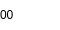
<?xml version="1.0" encoding="UTF-8"?>
<ui version="4.0">
 <class>FPS_Counter</class>
 <widget class="QWidget" name="FPS_Counter">
  <property name="geometry">
   <rect>
    <x>0</x>
    <y>0</y>
    <width>60</width>
    <height>30</height>
   </rect>
  </property>
  <property name="windowTitle">
   <string>Form</string>
  </property>
  <widget class="QLabel" name="FPSLabel">
   <property name="geometry">
    <rect>
     <x>0</x>
     <y>0</y>
     <width>60</width>
     <height>30</height>
    </rect>
   </property>
   <property name="styleSheet">
    <string notr="true">background: white;
color: black;</string>
   </property>
   <property name="text">
    <string>00</string>
   </property>
  </widget>
 </widget>
 <resources/>
 <connections/>
</ui>
